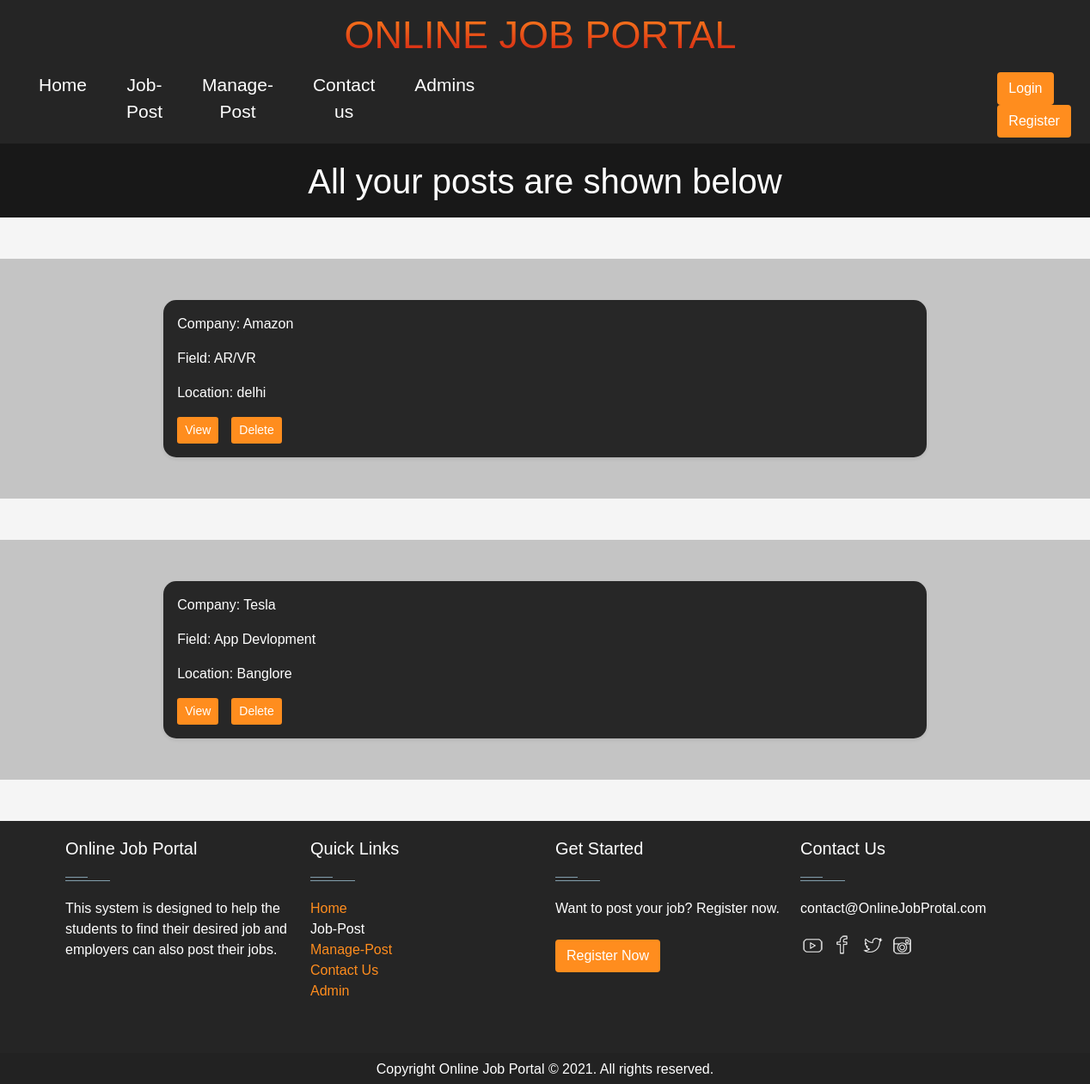
/manage_post/14/, run on an earlier commit of the app's database.
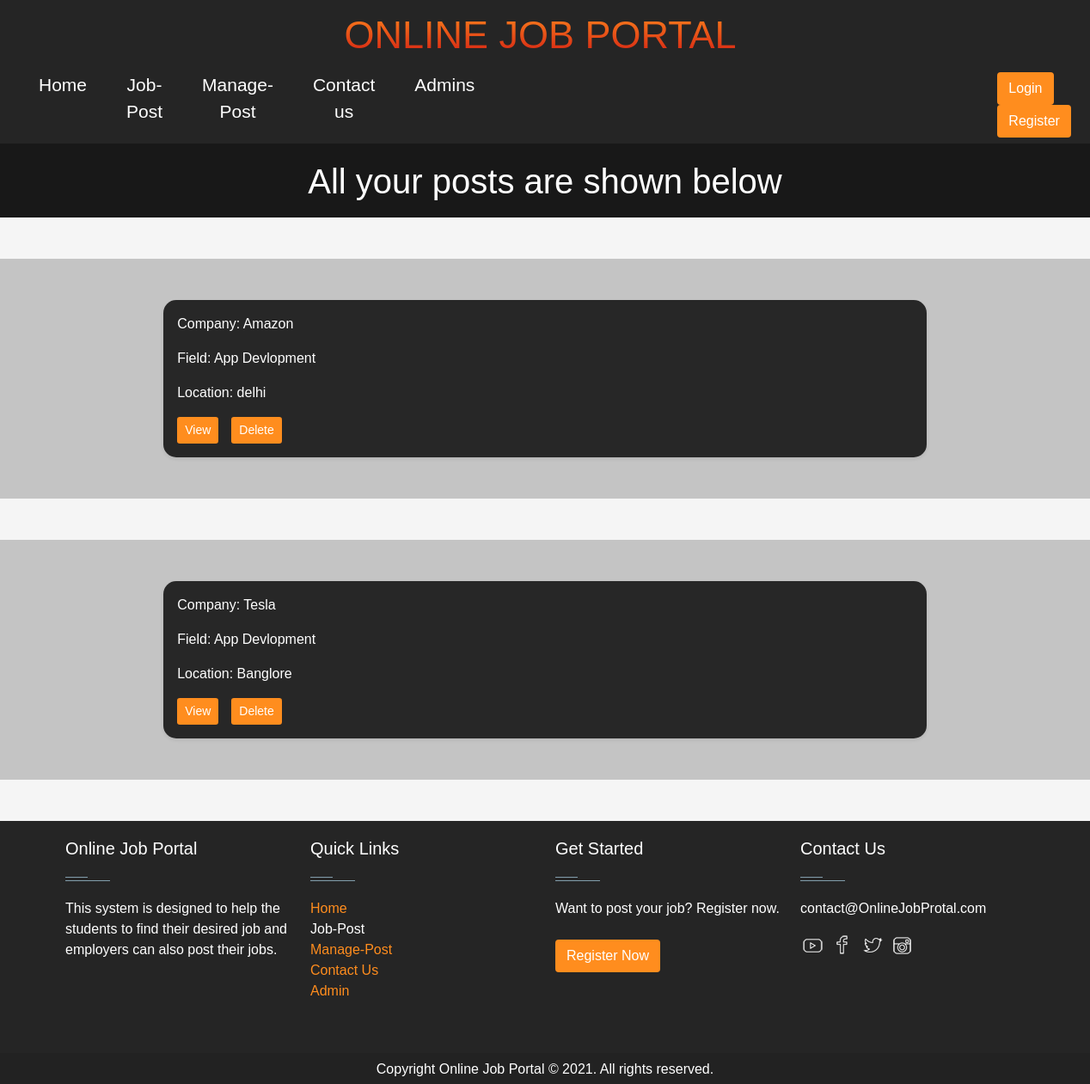
And on a later commit of the database.
### djapp/models.py (models this page shows, shortened)
class jobPost(models.Model):
    person = models.ForeignKey(User, on_delete=models.CASCADE)
    company = models.CharField(max_length=20)
    position = models.CharField(max_length=20)
    location = models.CharField(max_length=20)
    salaryL = models.PositiveIntegerField()
    salaryH = models.PositiveIntegerField()
    min_exp = models.CharField(max_length=20)
    description = models.TextField()
    qualification = models.TextField()
    resume = models.CharField(max_length=200)
    category = models.CharField(max_length=20, default="coding")

### djapp/views.py (the view)
# urls.py: path('manage_post/<str:pk>/', views.manage_post, name='manage_post'),
def manage_post(request, pk):
    curr_user = request.user
    current_user = User.objects.get(id=pk)
    current_user_info = userInfo.objects.get(member_id=pk)
    curr_user_post = jobPost.objects.filter(person_id=pk)
    context = {'curr_user_post': curr_user_post,
               'current_user': current_user, 'current_user_info': current_user_info}
    return render(request, 'job/managePost.html', context)

### templates/job/managePost.html (shortened to what this page needs)
{% extends 'base.html' %}
{% block body %}
<div class="heading">
    <h1 style="margin-top: 10px;">All your posts are shown below</h1>
</div>
<div class="MB">
    <main>
        {% for curr_post in curr_user_post %}
        <div class="album py-5 my-5">
            <center>
                <div class="col" style="width: 70%; text-align: left;">
                    <div class="card">
                        <div class="card-body shadow-sm" style="color: white;">
                            <p class="card-text">
                                Company: {{curr_post.company}}
                            </p>
                            <p class="card-text">
                                Field: {{curr_post.category}}
                            </p>
                            <p class="card-text">
                                Location: {{curr_post.location}}
                            </p>
                            <div class="d-flex justify-content-between align-items-center">
                                <div class="btn-group">
                                    <a href="{% url 'detail_post' curr_post.id %}"><button type="button"
                                            class="btn btn-sm">
                                            View
                                        </button></a>
                                    <a href="{% url 'delete_post' curr_post.id %}">
                                        <button type="button" class="btn btn-sm " style="margin-left: 15px;">
                                            Delete
                                        </button></a>
                                </div>
                            </div>
                        </div>
                    </div>
            </center>
        </div>
    </main>
</div>
{% endfor %}
{% endblock body %}

What changed in the data, as far as the page shows it:
changed jobPost "Amazon": category "AR/VR" → "App Devlopment"
